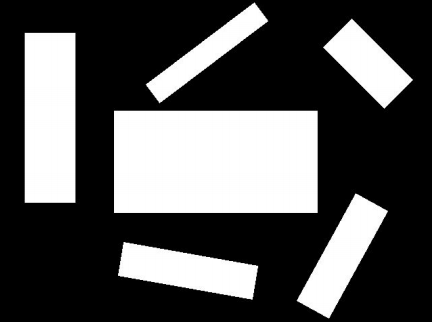
#> input picture rectanglepicture.png, 433 x 322 px, found by its file name
$ python contour_detector_attempt3.py
#> lines starting #> are read from the running program, lines starting #| are printed output that depends on the picture; after the words box and inside, x2 and y2 are one past the last pixel; in counts of white or black regions, pixels touching at a corner belong together
from __future__ import print_function
from __future__ import division
from Subfunctions.WebcamVideoStream import WebcamVideoStream
import cv2 as cv
import numpy as np
import argparse
from math import atan2, cos, sin, sqrt, pi, degrees
cap = cv.VideoCapture(0)
cap.set(3,640)
cap.set(4,480)
cap.set(10,100)
kernel = np.ones((5,5),np.uint8)

#puts together picture and edited pictures and webcam and edited webcam
def stackImages(scale,imgArray):
    rows = len(imgArray)
    cols = len(imgArray[0])
    rowsAvailable = isinstance(imgArray[0], list)
    width = imgArray[0][0].shape[1]
    height = imgArray[0][0].shape[0]
    if rowsAvailable:
        for x in range ( 0, rows):
            for y in range(0, cols):
                if imgArray[x][y].shape[:2] == imgArray[0][0].shape [:2]:
                    imgArray[x][y] = cv.resize(imgArray[x][y], (0, 0), None, scale, scale)
                else:
                    imgArray[x][y] = cv.resize(imgArray[x][y], (imgArray[0][0].shape[1], imgArray[0][0].shape[0]), None, scale, scale)
                if len(imgArray[x][y].shape) == 2: imgArray[x][y]= cv.cvtColor( imgArray[x][y], cv.COLOR_GRAY2BGR)
        imageBlank = np.zeros((height, width, 3), np.uint8)
        hor = [imageBlank]*rows
        hor_con = [imageBlank]*rows
        for x in range(0, rows):
            hor[x] = np.hstack(imgArray[x])
        ver = np.vstack(hor)
    else:
        for x in range(0, rows):
            if imgArray[x].shape[:2] == imgArray[0].shape[:2]:
                imgArray[x] = cv.resize(imgArray[x], (0, 0), None, scale, scale)
            else:
                imgArray[x] = cv.resize(imgArray[x], (imgArray[0].shape[1], imgArray[0].shape[0]), None,scale, scale)
            if len(imgArray[x].shape) == 2: imgArray[x] = cv.cvtColor(imgArray[x], cv.COLOR_GRAY2BGR)
        hor= np.hstack(imgArray)
        ver = hor
    return ver


#draws the axis
def drawAxis(img, p_, q_, colour, scale):
    p = list(p_)
    q = list(q_)


    #angle as radiant
    angle = atan2(p[1] - q[1], p[0] - q[0])
    hypotenuse = sqrt((p[1] - q[1]) * (p[1] - q[1]) + (p[0] - q[0]) * (p[0] - q[0]))
    #Pfeil wird um einen Skalierungsfaktor verlängert
    q[0] = p[0] - scale * hypotenuse * cos(angle)
    q[1] = p[1] - scale * hypotenuse * sin(angle)
    cv.line(img, (int(p[0]), int(p[1])), (int(q[0]), int(q[1])), colour, 1, cv.LINE_AA)


#finds out angle, centre and
def getOrientation(pts, img):

    sz = len(pts)
    data_pts = np.empty((sz, 2), dtype=np.float64)
    for i in range(data_pts.shape[0]):
        data_pts[i,0] = pts[i,0,0]
        data_pts[i,1] = pts[i,0,1]


    mean = np.empty((0))
    mean, eigenvektoren, eigenwerte = cv.PCACompute2(data_pts, mean)
    centre = (int(mean[0,0]), int(mean[0,1]))


    #creates a yellow point in the centre of the rectangles
    cv.circle(img, centre, 3, (0, 255, 255), 2)

    p1 = (centre[0] + 0.02 * eigenvektoren[0,0] * eigenwerte[0,0], centre[1] + 0.02 * eigenvektoren[0,1] * eigenwerte[0,0])
    p2 = (centre[0] - 0.02 * eigenvektoren[1,0] * eigenwerte[1,0], centre[1] - 0.02 * eigenvektoren[1,1] * eigenwerte[1,0])
    drawAxis(img, centre, p1, (0, 0, 255), 1)
    drawAxis(img, centre, p2, (255, 255, 0), 5)


    #calculates each rectangles angle in radiant and degree
    angle = atan2(eigenvektoren[0,1], eigenvektoren[0,0])
    angleDegree = degrees(angle)
    angleInt = int(angleDegree)
    angleString = str(angleInt)

    font = cv.FONT_HERSHEY_SIMPLEX
    cv.putText(img, angleString, centre, font, 1, (200,255,155), 2, cv.LINE_AA)

    return angle

#picture
image2 = cv.imread("rectanglepicture.png")
#> image2 is the input picture: shape (322, 433, 3); min 0, max 255, mean 83.4
imgGray2 = cv.cvtColor(image2,cv.COLOR_BGR2GRAY)
imgBlur2 = cv.GaussianBlur(imgGray2,(7,7),1)
imgCanny2 = cv.Canny(imgBlur2,50,50)
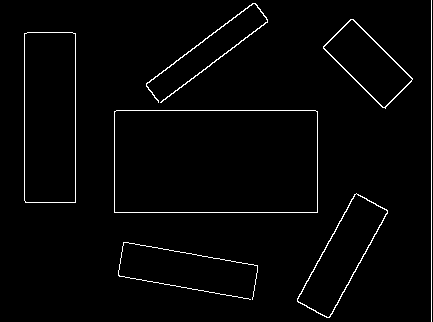
#> imgCanny2: shape (322, 433); 2.1% white in thin lines or dots
imgContour2 = image2.copy()
_, bw = cv.threshold(imgCanny2, 50, 255, cv.THRESH_BINARY | cv.THRESH_OTSU)
contours, _ = cv.findContours(bw, cv.RETR_LIST, cv.CHAIN_APPROX_NONE)
#> contours = 11 contours, 2 with area under 20; largest, box (x1, y1, x2, y2) and area: (114, 110, 318, 213) 20703, (114, 110, 318, 213) 20701, (24, 32, 76, 203) 8664, (24, 32, 76, 203) 8662, (297, 193, 388, 318) 4596
for i, c in enumerate(contours):
    area = cv.contourArea(c)
    if area < 1e2 or 1e5 < area:
        continue
    cv.drawContours(imgContour2, contours, i, (255, 0, 0), 2)
    getOrientation(c, imgContour2)
#> this loop made 11 passes
#> (area, sz in getOrientation, mean in getOrientation, eigenvektoren in getOrientation, eigenwerte in getOrientation, p1 in getOrientation) on passes 2, 3, 6, 7, 8: (4447.5, 275, [[341.9, 255.3]], [[-0.483, 0.876], [0.876, 0.483]], [1795.1, 280.3], (323.7, 286.4)), (4596.5, 279, [[341.9, 255.3]], [[-0.483, 0.876], [0.876, 0.483]], [1834.7, 294.2], (323.3, 287.1)), (8661.5, 435, [[49.56, 117.2]], [[0.00171, 1], [1, -0.00171]], [3459.6, 548.6], (49.12, 186.2)), (8663.5, 439, [[49.56, 117.2]], [[0.00174, 1], [1, -0.00174]], [3493.1, 549.4], (49.12, 186.9)), (3448, 178, [[367.5, 63]], [[0.707, 0.707], [-0.707, 0.707]], [1000.8, 319.5], (381.2, 77.15))
#> (area, sz in getOrientation, mean in getOrientation, eigenvektoren in getOrientation, eigenwerte in getOrientation, p1 in getOrientation) on passes 4 to 5: (20701, 604, [[215.5, 161.2]], [[1, -1.89e-17], [1.89e-17, 1]], [5685.7, 2015.4], (328.7, 161)), (20703, 608, [[215.5, 161.2]], [[1, 1.74e-17], [-1.74e-17, 1]], [5716.1, 2018.9], (329.3, 161))
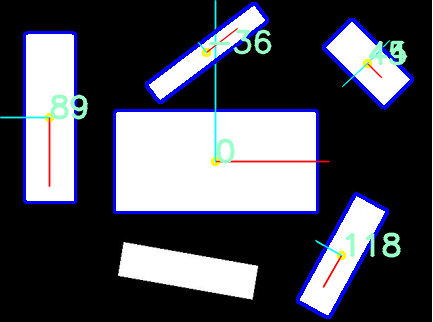
#> imgContour2: shape (322, 433, 3); 7.91% of pixels changed, all inside (x1, y1, x2, y2) = (0, 0, 414, 319)
imgStack2 = stackImages(0.6,([image2,imgGray2,imgBlur2],
                            [imgCanny2,imgCanny2,imgContour2]))
#> after the loop in stackImages, `for x in range(0, rows):`: hor = 2 items
#> in stackImages, `ver = np.vstack(hor)`:
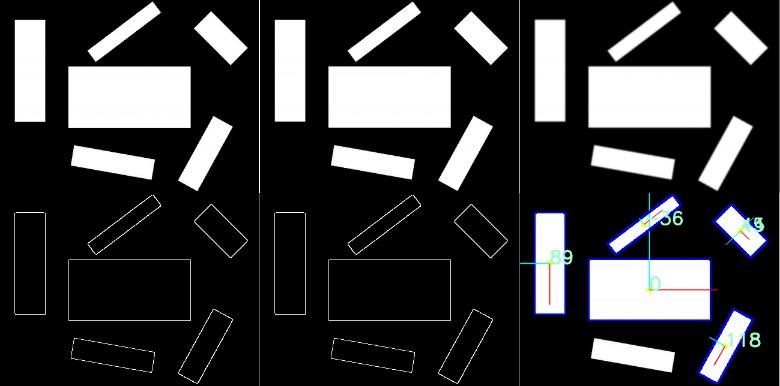
#> ver: shape (386, 780, 3); mean of channels 0, 1, 2 58.5, 56.8, 56.5; drawn as B, G, R


#shows picture in 6 edited wais
cv.imshow("Stacked Images Picture", imgStack2)


#only for webcam
while True:


    #Webcam
    success, image = cap.read()
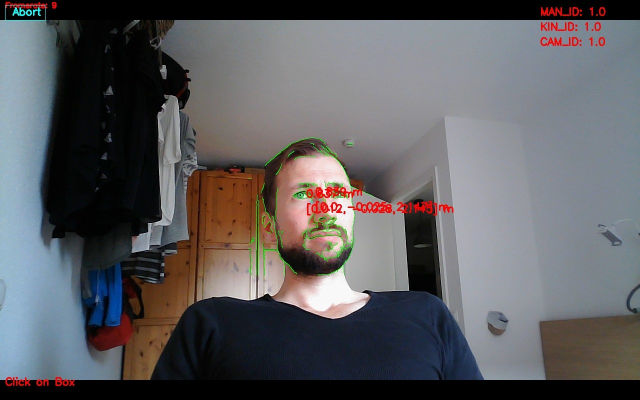
#> input picture Flask_Camera_Stream_Website/Subfunctions/ROS_Depth_Map/calibration/RGB_Image.jpg, 1280 x 800 px, given in place of the camera (shown at 1/2 size)
#> image is the input picture: shape (800, 1280, 3); mean B, G, R 96, 93.3, 94
    imgGray = cv.cvtColor(image,cv.COLOR_BGR2GRAY)
    imgBlur = cv.GaussianBlur(imgGray,(7,7),1)
    imgCanny = cv.Canny(imgBlur,50,50)
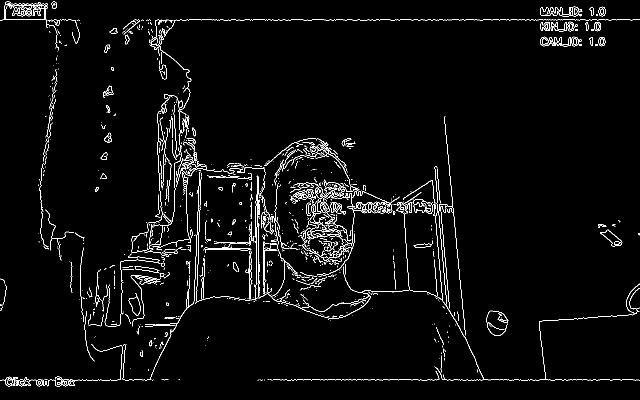
#> imgCanny: shape (800, 1280) (shown at 1/2 size); 2.9% white in thin lines or dots
    imgZero = np.zeros_like(image)
    imgContour = image.copy()
    _, bw = cv.threshold(imgCanny, 50, 255, cv.THRESH_BINARY | cv.THRESH_OTSU)
    contours, _ = cv.findContours(bw, cv.RETR_LIST, cv.CHAIN_APPROX_NONE)
#> contours = 1360 contours, 1205 with area under 20; largest, box (x1, y1, x2, y2) and area: (0, 3, 118, 101) 2596, (9, 9, 90, 40) 2142, (660, 404, 686, 427) 352, (660, 404, 685, 427) 320, (1092, 13, 1159, 33) 294
    for i, c in enumerate(contours):
        area = cv.contourArea(c)
        if area < 1e2 or 1e5 < area:
            continue
        cv.drawContours(imgContour, contours, i, (255, 0, 0), 2)
        getOrientation(c, imgContour)
#> this loop made 1360 passes
#> area on passes 2, 3, 5: 23, 21, 27
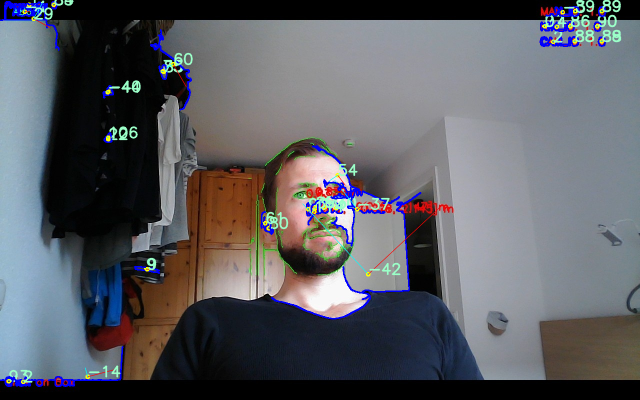
#> imgContour: shape (800, 1280, 3) (shown at 1/2 size); 3.12% of pixels changed, all inside (x1, y1, x2, y2) = (0, 0, 1243, 774)
    imgStack = stackImages(0.6,([image,imgGray,imgBlur],
                                [imgCanny,imgCanny,imgContour]))
#> call 2 of stackImages, with scale = 0.6
#> in stackImages (call 2), `ver = np.vstack(hor)`:
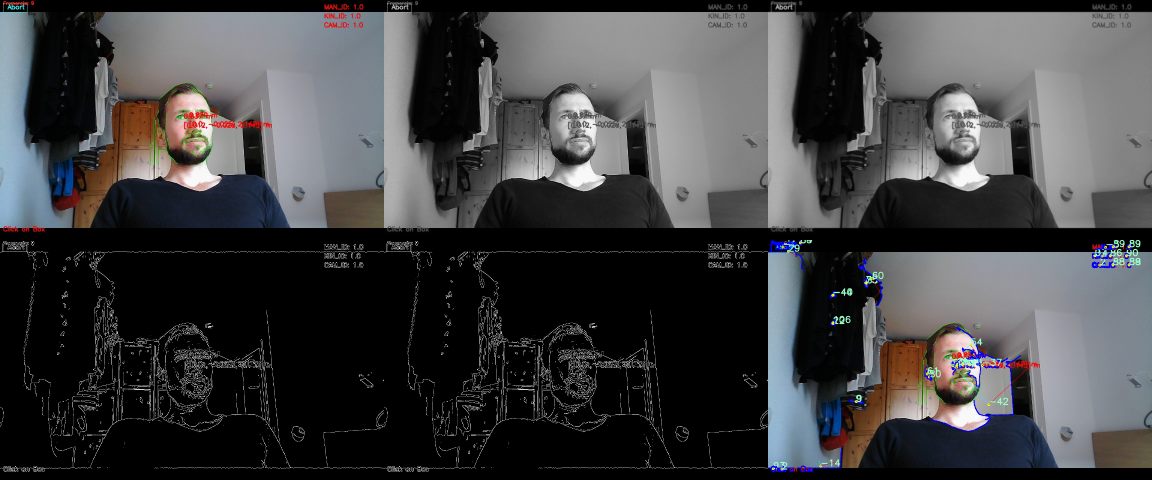
#> ver: shape (960, 2304, 3) (shown at 1/2 size); mean of channels 0, 1, 2 66.3, 65, 64.9; drawn as B, G, R


    #Webcam show
    cv.imshow("Stacked Images Webcam", imgStack)


    if cv.waitKey(1) & 0xFF == ord('q'):
#> (key q is pressed here)
        break
